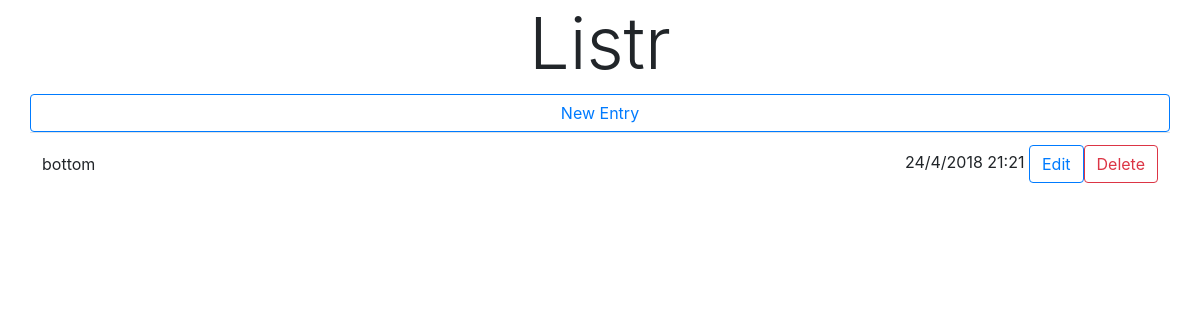
Before: / with the older database file.
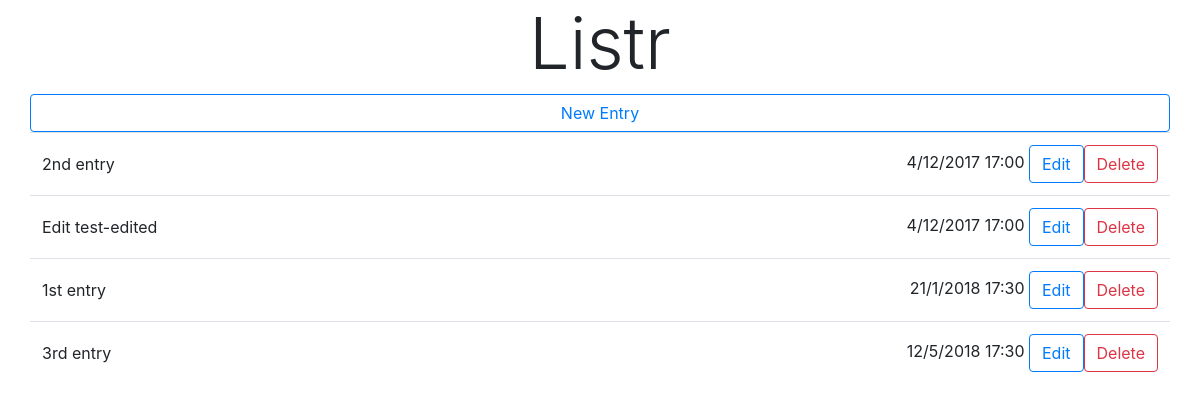
After: the same page with the newer database file.
### todo/models.py (models this page shows, shortened)
class List(models.Model):
    task = models.CharField(max_length=200)
    date_due = models.DateTimeField()

### todo/views.py (the view)
# urls.py: url(r'^$', views.list, name='list'),
def list(request):
    data = List.objects.order_by('date_due')
    return render(request, 'todo/list.html', {'data': data})

### todo/templates/todo/list.html
{% extends 'todo/base.html' %}
{% block content %}
    <div class="container-fluid">
      <div>
        <div class="page-header vcenter">
          <a href="{% url 'task_new' %}"  type="button" class="btn btn-outline-primary btn-block float-right vcenter">New Entry</a>
        </div>
        <table class="table table-hover">
          {% for data in data %}
            <tr><td class="text-left align-middle">{{ data.task }}</td><td class="text-right">{{ data.date_due |date:"j/n/o H:i" }} <a type="button" class="btn btn-outline-primary" href="{% url 'task_edit' pk=data.pk %}">Edit</a><a type="button" class="btn btn-outline-danger" href="{% url 'delete' pk=data.pk %}">Delete</a></td></tr>
          {% endfor %}
        </table>
      </div>
    </div>
{% endblock %}

### todo/templates/todo/base.html (shortened to what this page needs)
<html>
  <head>
    <link rel="stylesheet" href="https://maxcdn.bootstrapcdn.com/bootstrap/4.0.0-beta.2/css/bootstrap.min.css">
  </head>
  <body>
    <div class="container-fluid">
      <div>
        <div class="page-header">
          <h1 class="display-3 text-center">Listr</h1>
        </div>
        <div>
          {% block content %}
          {% endblock %}
        </div>
      </div>
    </div>
  </body>
</html>

Changed rows visible on the page:
removed List: task "bottom", date_due "24/4/2018 21:21"
added List: task "2nd entry", date_due "4/12/2017 17:00"
added List: task "Edit test-edited", date_due "4/12/2017 17:00"
added List: task "1st entry", date_due "21/1/2018 17:30"
added List: task "3rd entry", date_due "12/5/2018 17:30"
